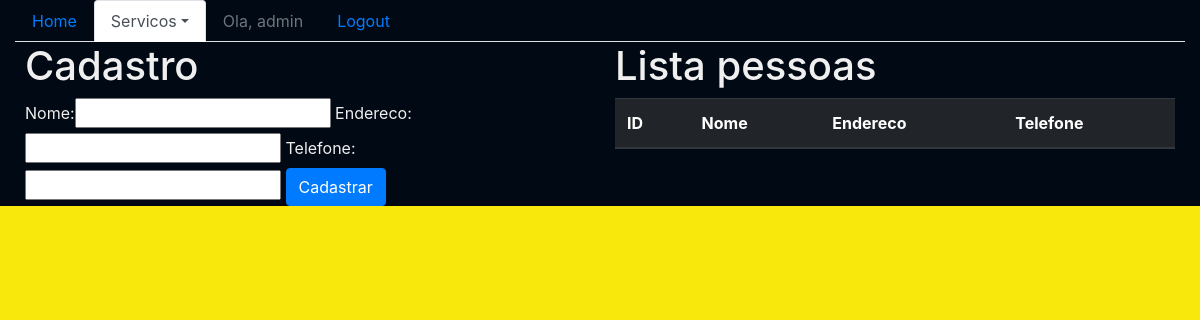
/sistema/pessoas/ (signed in), run on an earlier commit of the app's database.
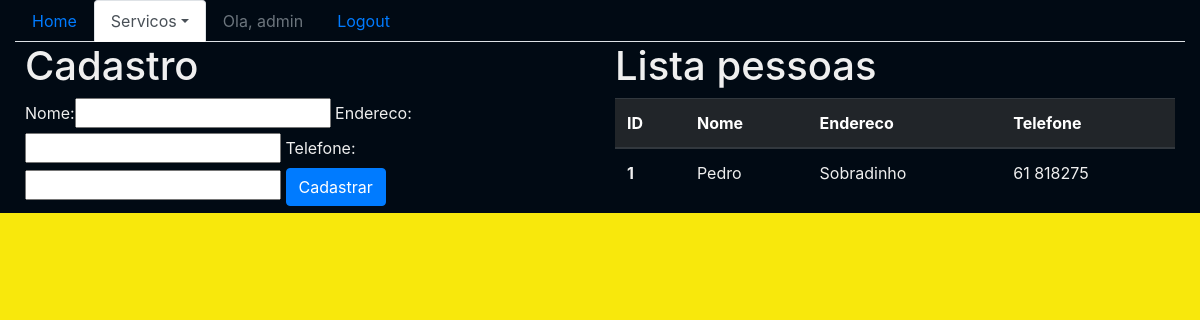
And on a later commit of the database.
### core/models.py (models this page shows, shortened)
class Pessoa(models.Model):
    nome = models.CharField(max_length=100)
    endereco = models.CharField(max_length=200)
    telefone = models.CharField(max_length=20)

### core/views.py (the view)
@login_required()
def lista_pessoas(request):
    pessoas = Pessoa.objects.all()
    form = PessoaForm()
    data = {'pessoas': pessoas, 'form': form}
    return render(request, 'core/lista_pessoas.html', data)

### core/forms.py
class PessoaForm(ModelForm):
    class Meta:
        model = Pessoa
        fields = '__all__'

### core/templates/core/lista_pessoas.html (shortened to what this page needs)
{% extends 'base.html' %}
{% load bootstrap %}
{% block menu%}
    <ul class="nav nav-tabs">
        <li class="nav-item">
            <a class="nav-link" href="{% url 'core_home' %}">Home</a>
        </li>
        <li class="nav-item dropdown">
        <li class="nav-item active dropdown">
            <a class="nav-link dropdown-toggle active" data-toggle="dropdown" href="#" role="button" aria-haspopup="true" aria-expanded="false">Servicos</a>
        </li>
        {% if user.is_authenticated %}
            <li class="nav-item">
                    <a class="nav-link disabled" href="">Ola, {{ user }}</a>
            </li>
            <li class="nav-item">
                    <a class="nav-link" href="{% url 'logout' %}">Logout</a>
            </li>
        {% else %}
            <li class="nav-item">
                    <a class="nav-link" href="{% url 'login' %}">Login</a>
            </li>
        {% endif %}
    </ul>
{% endblock %}
{% block main %}
<div class="row">
    <div class="col-sm-6">
            <h1>Cadastro</h1>
        <form action="{% url 'core_pessoa_novo' %}" method="POST">
            {{ form|bootstrap }}
            <button type="submit" class="btn btn-primary">Cadastrar</button>
        </form>
    </div>
    <div class="col-sm-6">
            <h1>Lista pessoas</h1>
            <table class="table">
                <thead class="thead-dark">
                    <tr>
                    <th scope="col">ID</th>
                    <th scope="col">Nome</th>
                    <th scope="col">Endereco</th>
                    <th scope="col">Telefone</th>
                    </tr>
                </thead>
                <tbody>
                    {% for pessoa in pessoas%}
                    <tr>
                    <th scope="row">{{ pessoa.id }}</th>
                    <td>{{ pessoa.nome }}</td>
                    <td>{{ pessoa.endereco }}</td>
                    <td>{{ pessoa.telefone }}</td>
                    </tr>
                    {% endfor %}
                </tbody>
            </table>
    </div>
</div>
{% endblock %}

What changed in the data, as far as the page shows it:
added Pessoa: id "1", nome "Pedro", endereco "Sobradinho", telefone "61 818275"
